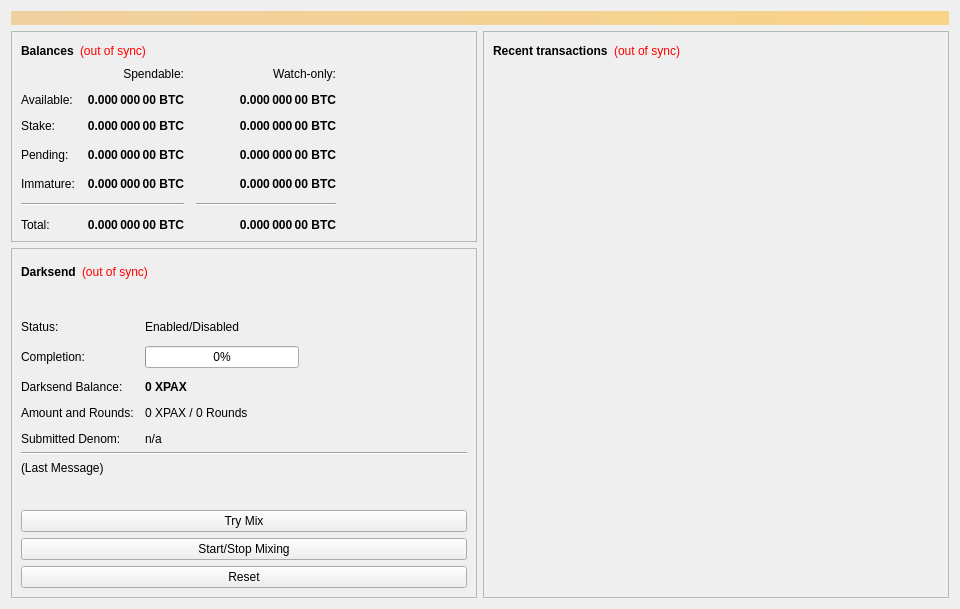
<?xml version="1.0" encoding="UTF-8"?>
<ui version="4.0">
 <class>OverviewPage</class>
 <widget class="QWidget" name="OverviewPage">
  <property name="geometry">
   <rect>
    <x>0</x>
    <y>0</y>
    <width>960</width>
    <height>594</height>
   </rect>
  </property>
  <property name="minimumSize">
   <size>
    <width>960</width>
    <height>0</height>
   </size>
  </property>
  <property name="windowTitle">
   <string>Form</string>
  </property>
  <layout class="QVBoxLayout" name="topLayout">
   <item>
    <widget class="QLabel" name="labelAlerts">
     <property name="visible">
      <bool>false</bool>
     </property>
     <property name="styleSheet">
      <string notr="true">background-color: qlineargradient(x1: 0, y1: 0, x2: 1, y2: 0, stop:0 #F0D0A0, stop:1 #F8D488); color:#000000;</string>
     </property>
     <property name="wordWrap">
      <bool>true</bool>
     </property>
     <property name="margin">
      <number>3</number>
     </property>
    </widget>
   </item>
   <item>
    <layout class="QHBoxLayout" name="horizontalLayout" stretch="1,1">
     <item>
      <layout class="QVBoxLayout" name="verticalLayout_2">
       <item>
        <widget class="QFrame" name="frame">
         <property name="frameShape">
          <enum>QFrame::StyledPanel</enum>
         </property>
         <property name="frameShadow">
          <enum>QFrame::Raised</enum>
         </property>
         <layout class="QVBoxLayout" name="verticalLayout_4">
          <item>
           <layout class="QHBoxLayout" name="horizontalLayout_4">
            <item>
             <widget class="QLabel" name="label_5">
              <property name="font">
               <font>
                <weight>75</weight>
                <bold>true</bold>
               </font>
              </property>
              <property name="text">
               <string>Balances</string>
              </property>
             </widget>
            </item>
            <item>
             <widget class="QLabel" name="labelWalletStatus">
              <property name="cursor">
               <cursorShape>WhatsThisCursor</cursorShape>
              </property>
              <property name="toolTip">
               <string>The displayed information may be out of date. Your wallet automatically synchronizes with the Xpax network after a connection is established, but this process has not completed yet.</string>
              </property>
              <property name="styleSheet">
               <string notr="true">QLabel { color: red; }</string>
              </property>
              <property name="text">
               <string notr="true">(out of sync)</string>
              </property>
              <property name="alignment">
               <set>Qt::AlignLeading|Qt::AlignLeft|Qt::AlignVCenter</set>
              </property>
             </widget>
            </item>
            <item>
             <spacer name="horizontalSpacer_3">
              <property name="orientation">
               <enum>Qt::Horizontal</enum>
              </property>
              <property name="sizeHint" stdset="0">
               <size>
                <width>40</width>
                <height>20</height>
               </size>
              </property>
             </spacer>
            </item>
           </layout>
          </item>
          <item>
           <layout class="QGridLayout" name="gridLayout">
            <property name="spacing">
             <number>12</number>
            </property>
            <item row="3" column="2">
             <widget class="QLabel" name="labelWatchPending">
              <property name="font">
               <font>
                <weight>75</weight>
                <bold>true</bold>
               </font>
              </property>
              <property name="cursor">
               <cursorShape>IBeamCursor</cursorShape>
              </property>
              <property name="toolTip">
               <string>Unconfirmed transactions to watch-only addresses</string>
              </property>
              <property name="text">
               <string notr="true">0.000 000 00 BTC</string>
              </property>
              <property name="alignment">
               <set>Qt::AlignRight|Qt::AlignTrailing|Qt::AlignVCenter</set>
              </property>
              <property name="textInteractionFlags">
               <set>Qt::LinksAccessibleByMouse|Qt::TextSelectableByKeyboard|Qt::TextSelectableByMouse</set>
              </property>
             </widget>
            </item>
            <item row="3" column="1">
             <widget class="QLabel" name="labelUnconfirmed">
              <property name="font">
               <font>
                <weight>75</weight>
                <bold>true</bold>
               </font>
              </property>
              <property name="cursor">
               <cursorShape>IBeamCursor</cursorShape>
              </property>
              <property name="toolTip">
               <string>Total of transactions that have yet to be confirmed, and do not yet count toward the spendable balance</string>
              </property>
              <property name="text">
               <string notr="true">0.000 000 00 BTC</string>
              </property>
              <property name="alignment">
               <set>Qt::AlignRight|Qt::AlignTrailing|Qt::AlignVCenter</set>
              </property>
              <property name="textInteractionFlags">
               <set>Qt::LinksAccessibleByMouse|Qt::TextSelectableByKeyboard|Qt::TextSelectableByMouse</set>
              </property>
             </widget>
            </item>
            <item row="4" column="2">
             <widget class="QLabel" name="labelWatchImmature">
              <property name="font">
               <font>
                <weight>75</weight>
                <bold>true</bold>
               </font>
              </property>
              <property name="cursor">
               <cursorShape>IBeamCursor</cursorShape>
              </property>
              <property name="toolTip">
               <string>Mined balance in watch-only addresses that has not yet matured</string>
              </property>
              <property name="text">
               <string notr="true">0.000 000 00 BTC</string>
              </property>
              <property name="alignment">
               <set>Qt::AlignRight|Qt::AlignTrailing|Qt::AlignVCenter</set>
              </property>
              <property name="textInteractionFlags">
               <set>Qt::LinksAccessibleByMouse|Qt::TextSelectableByKeyboard|Qt::TextSelectableByMouse</set>
              </property>
             </widget>
            </item>
            <item row="5" column="0" colspan="2">
             <widget class="Line" name="lineSpendableBalance">
              <property name="orientation">
               <enum>Qt::Horizontal</enum>
              </property>
             </widget>
            </item>
            <item row="5" column="2">
             <widget class="Line" name="lineWatchBalance">
              <property name="sizePolicy">
               <sizepolicy hsizetype="Preferred" vsizetype="Fixed">
                <horstretch>0</horstretch>
                <verstretch>0</verstretch>
               </sizepolicy>
              </property>
              <property name="minimumSize">
               <size>
                <width>140</width>
                <height>0</height>
               </size>
              </property>
              <property name="orientation">
               <enum>Qt::Horizontal</enum>
              </property>
             </widget>
            </item>
            <item row="6" column="0">
             <widget class="QLabel" name="labelTotalText">
              <property name="text">
               <string>Total:</string>
              </property>
             </widget>
            </item>
            <item row="4" column="1">
             <widget class="QLabel" name="labelImmature">
              <property name="font">
               <font>
                <weight>75</weight>
                <bold>true</bold>
               </font>
              </property>
              <property name="cursor">
               <cursorShape>IBeamCursor</cursorShape>
              </property>
              <property name="toolTip">
               <string>Mined balance that has not yet matured</string>
              </property>
              <property name="text">
               <string notr="true">0.000 000 00 BTC</string>
              </property>
              <property name="alignment">
               <set>Qt::AlignRight|Qt::AlignTrailing|Qt::AlignVCenter</set>
              </property>
              <property name="textInteractionFlags">
               <set>Qt::LinksAccessibleByMouse|Qt::TextSelectableByKeyboard|Qt::TextSelectableByMouse</set>
              </property>
             </widget>
            </item>
            <item row="3" column="3">
             <spacer name="horizontalSpacer_2">
              <property name="orientation">
               <enum>Qt::Horizontal</enum>
              </property>
              <property name="sizeHint" stdset="0">
               <size>
                <width>40</width>
                <height>20</height>
               </size>
              </property>
             </spacer>
            </item>
            <item row="4" column="0">
             <widget class="QLabel" name="labelImmatureText">
              <property name="text">
               <string>Immature:</string>
              </property>
             </widget>
            </item>
            <item row="6" column="1">
             <widget class="QLabel" name="labelTotal">
              <property name="font">
               <font>
                <weight>75</weight>
                <bold>true</bold>
               </font>
              </property>
              <property name="cursor">
               <cursorShape>IBeamCursor</cursorShape>
              </property>
              <property name="toolTip">
               <string>Your current total balance</string>
              </property>
              <property name="text">
               <string notr="true">0.000 000 00 BTC</string>
              </property>
              <property name="alignment">
               <set>Qt::AlignRight|Qt::AlignTrailing|Qt::AlignVCenter</set>
              </property>
              <property name="textInteractionFlags">
               <set>Qt::LinksAccessibleByMouse|Qt::TextSelectableByKeyboard|Qt::TextSelectableByMouse</set>
              </property>
             </widget>
            </item>
            <item row="6" column="2">
             <widget class="QLabel" name="labelWatchTotal">
              <property name="font">
               <font>
                <weight>75</weight>
                <bold>true</bold>
               </font>
              </property>
              <property name="cursor">
               <cursorShape>IBeamCursor</cursorShape>
              </property>
              <property name="toolTip">
               <string>Current total balance in watch-only addresses</string>
              </property>
              <property name="text">
               <string notr="true">0.000 000 00 BTC</string>
              </property>
              <property name="alignment">
               <set>Qt::AlignRight|Qt::AlignTrailing|Qt::AlignVCenter</set>
              </property>
              <property name="textInteractionFlags">
               <set>Qt::LinksAccessibleByMouse|Qt::TextSelectableByKeyboard|Qt::TextSelectableByMouse</set>
              </property>
             </widget>
            </item>
            <item row="0" column="2">
             <widget class="QLabel" name="labelWatchonly">
              <property name="text">
               <string>Watch-only:</string>
              </property>
              <property name="alignment">
               <set>Qt::AlignRight|Qt::AlignTrailing|Qt::AlignVCenter</set>
              </property>
             </widget>
            </item>
            <item row="1" column="0">
             <widget class="QLabel" name="labelBalanceText">
              <property name="text">
               <string>Available:</string>
              </property>
             </widget>
            </item>
            <item row="1" column="1">
             <widget class="QLabel" name="labelBalance">
              <property name="font">
               <font>
                <weight>75</weight>
                <bold>true</bold>
               </font>
              </property>
              <property name="cursor">
               <cursorShape>IBeamCursor</cursorShape>
              </property>
              <property name="toolTip">
               <string>Your current spendable balance</string>
              </property>
              <property name="text">
               <string notr="true">0.000 000 00 BTC</string>
              </property>
              <property name="alignment">
               <set>Qt::AlignRight|Qt::AlignTrailing|Qt::AlignVCenter</set>
              </property>
              <property name="textInteractionFlags">
               <set>Qt::LinksAccessibleByMouse|Qt::TextSelectableByKeyboard|Qt::TextSelectableByMouse</set>
              </property>
             </widget>
            </item>
            <item row="2" column="0">
             <widget class="QLabel" name="label_10">
              <property name="text">
               <string>Stake:</string>
              </property>
             </widget>
            </item>
            <item row="2" column="1">
             <widget class="QLabel" name="labelStake">
              <property name="font">
               <font>
                <weight>75</weight>
                <bold>true</bold>
               </font>
              </property>
              <property name="cursor">
               <cursorShape>IBeamCursor</cursorShape>
              </property>
              <property name="toolTip">
               <string>Total of coins that was staked, and do not yet count toward the current balance</string>
              </property>
              <property name="text">
               <string notr="true">0.000 000 00 BTC</string>
              </property>
              <property name="alignment">
               <set>Qt::AlignRight|Qt::AlignTrailing|Qt::AlignVCenter</set>
              </property>
              <property name="textInteractionFlags">
               <set>Qt::LinksAccessibleByMouse|Qt::TextSelectableByKeyboard|Qt::TextSelectableByMouse</set>
              </property>
             </widget>
            </item>
            <item row="2" column="2">
             <widget class="QLabel" name="labelWatchStake">
              <property name="font">
               <font>
                <weight>75</weight>
                <bold>true</bold>
               </font>
              </property>
              <property name="cursor">
               <cursorShape>IBeamCursor</cursorShape>
              </property>
              <property name="toolTip">
               <string>Total of coins that was staked in watch-only addresses, and do not yet count toward the current watch-only balance</string>
              </property>
              <property name="text">
               <string notr="true">0.000 000 00 BTC</string>
              </property>
              <property name="alignment">
               <set>Qt::AlignRight|Qt::AlignTrailing|Qt::AlignVCenter</set>
              </property>
              <property name="textInteractionFlags">
               <set>Qt::LinksAccessibleByMouse|Qt::TextSelectableByKeyboard|Qt::TextSelectableByMouse</set>
              </property>
             </widget>
            </item>
            <item row="1" column="2">
             <widget class="QLabel" name="labelWatchAvailable">
              <property name="font">
               <font>
                <weight>75</weight>
                <bold>true</bold>
               </font>
              </property>
              <property name="cursor">
               <cursorShape>IBeamCursor</cursorShape>
              </property>
              <property name="toolTip">
               <string>Your current balance in watch-only addresses</string>
              </property>
              <property name="text">
               <string notr="true">0.000 000 00 BTC</string>
              </property>
              <property name="alignment">
               <set>Qt::AlignRight|Qt::AlignTrailing|Qt::AlignVCenter</set>
              </property>
              <property name="textInteractionFlags">
               <set>Qt::LinksAccessibleByMouse|Qt::TextSelectableByKeyboard|Qt::TextSelectableByMouse</set>
              </property>
             </widget>
            </item>
            <item row="3" column="0">
             <widget class="QLabel" name="labelPendingText">
              <property name="text">
               <string>Pending:</string>
              </property>
             </widget>
            </item>
            <item row="0" column="1">
             <widget class="QLabel" name="labelSpendable">
              <property name="text">
               <string>Spendable:</string>
              </property>
              <property name="alignment">
               <set>Qt::AlignRight|Qt::AlignTrailing|Qt::AlignVCenter</set>
              </property>
             </widget>
            </item>
           </layout>
          </item>
         </layout>
        </widget>
       </item>
       <item>
        <widget class="QFrame" name="frameDarksend">
         <property name="sizePolicy">
          <sizepolicy hsizetype="Expanding" vsizetype="Expanding">
           <horstretch>0</horstretch>
           <verstretch>0</verstretch>
          </sizepolicy>
         </property>
         <property name="minimumSize">
          <size>
           <width>0</width>
           <height>350</height>
          </size>
         </property>
         <property name="layoutDirection">
          <enum>Qt::LeftToRight</enum>
         </property>
         <property name="frameShape">
          <enum>QFrame::StyledPanel</enum>
         </property>
         <property name="frameShadow">
          <enum>QFrame::Raised</enum>
         </property>
         <layout class="QVBoxLayout" name="verticalLayout_5">
          <item>
           <layout class="QHBoxLayout" name="horizontalLayout_5">
            <item>
             <widget class="QLabel" name="label_2">
              <property name="font">
               <font>
                <weight>75</weight>
                <bold>true</bold>
               </font>
              </property>
              <property name="text">
               <string>Darksend</string>
              </property>
             </widget>
            </item>
            <item>
             <widget class="QLabel" name="labelDarksendSyncStatus">
              <property name="toolTip">
               <string>The displayed information may be out of date. Your wallet automatically synchronizes with the Xpax network after a connection is established, but this process has not completed yet.</string>
              </property>
              <property name="styleSheet">
               <string notr="true">QLabel { color: red; }</string>
              </property>
              <property name="text">
               <string notr="true">(out of sync)</string>
              </property>
              <property name="alignment">
               <set>Qt::AlignLeading|Qt::AlignLeft|Qt::AlignVCenter</set>
              </property>
             </widget>
            </item>
            <item>
             <spacer name="horizontalSpacer_4">
              <property name="orientation">
               <enum>Qt::Horizontal</enum>
              </property>
              <property name="sizeHint" stdset="0">
               <size>
                <width>40</width>
                <height>20</height>
               </size>
              </property>
             </spacer>
            </item>
           </layout>
          </item>
          <item>
           <widget class="QPushButton" name="runAutoDenom">
            <property name="palette">
             <palette>
              <active>
               <colorrole role="WindowText">
                <brush brushstyle="SolidPattern">
                 <color alpha="255">
                  <red>0</red>
                  <green>0</green>
                  <blue>0</blue>
                 </color>
                </brush>
               </colorrole>
               <colorrole role="Button">
                <brush brushstyle="SolidPattern">
                 <color alpha="255">
                  <red>239</red>
                  <green>238</green>
                  <blue>238</blue>
                 </color>
                </brush>
               </colorrole>
               <colorrole role="Light">
                <brush brushstyle="SolidPattern">
                 <color alpha="255">
                  <red>255</red>
                  <green>255</green>
                  <blue>255</blue>
                 </color>
                </brush>
               </colorrole>
               <colorrole role="Midlight">
                <brush brushstyle="SolidPattern">
                 <color alpha="255">
                  <red>247</red>
                  <green>246</green>
                  <blue>246</blue>
                 </color>
                </brush>
               </colorrole>
               <colorrole role="Dark">
                <brush brushstyle="SolidPattern">
                 <color alpha="255">
                  <red>119</red>
                  <green>119</green>
                  <blue>119</blue>
                 </color>
                </brush>
               </colorrole>
               <colorrole role="Mid">
                <brush brushstyle="SolidPattern">
                 <color alpha="255">
                  <red>159</red>
                  <green>159</green>
                  <blue>159</blue>
                 </color>
                </brush>
               </colorrole>
               <colorrole role="Text">
                <brush brushstyle="SolidPattern">
                 <color alpha="255">
                  <red>0</red>
                  <green>0</green>
                  <blue>0</blue>
                 </color>
                </brush>
               </colorrole>
               <colorrole role="BrightText">
                <brush brushstyle="SolidPattern">
                 <color alpha="255">
                  <red>255</red>
                  <green>255</green>
                  <blue>255</blue>
                 </color>
                </brush>
               </colorrole>
               <colorrole role="ButtonText">
                <brush brushstyle="SolidPattern">
                 <color alpha="255">
                  <red>0</red>
                  <green>0</green>
                  <blue>0</blue>
                 </color>
                </brush>
               </colorrole>
               <colorrole role="Base">
                <brush brushstyle="SolidPattern">
                 <color alpha="255">
                  <red>255</red>
                  <green>255</green>
                  <blue>255</blue>
                 </color>
                </brush>
               </colorrole>
               <colorrole role="Window">
                <brush brushstyle="SolidPattern">
                 <color alpha="255">
                  <red>239</red>
                  <green>238</green>
                  <blue>238</blue>
                 </color>
                </brush>
               </colorrole>
               <colorrole role="Shadow">
                <brush brushstyle="SolidPattern">
                 <color alpha="255">
                  <red>0</red>
                  <green>0</green>
                  <blue>0</blue>
                 </color>
                </brush>
               </colorrole>
               <colorrole role="AlternateBase">
                <brush brushstyle="SolidPattern">
                 <color alpha="255">
                  <red>247</red>
                  <green>246</green>
                  <blue>246</blue>
                 </color>
                </brush>
               </colorrole>
               <colorrole role="ToolTipBase">
                <brush brushstyle="SolidPattern">
                 <color alpha="255">
                  <red>255</red>
                  <green>255</green>
                  <blue>220</blue>
                 </color>
                </brush>
               </colorrole>
               <colorrole role="ToolTipText">
                <brush brushstyle="SolidPattern">
                 <color alpha="255">
                  <red>0</red>
                  <green>0</green>
                  <blue>0</blue>
                 </color>
                </brush>
               </colorrole>
              </active>
              <inactive>
               <colorrole role="WindowText">
                <brush brushstyle="SolidPattern">
                 <color alpha="255">
                  <red>0</red>
                  <green>0</green>
                  <blue>0</blue>
                 </color>
                </brush>
               </colorrole>
               <colorrole role="Button">
                <brush brushstyle="SolidPattern">
                 <color alpha="255">
                  <red>239</red>
                  <green>238</green>
                  <blue>238</blue>
                 </color>
                </brush>
               </colorrole>
               <colorrole role="Light">
                <brush brushstyle="SolidPattern">
                 <color alpha="255">
                  <red>255</red>
                  <green>255</green>
                  <blue>255</blue>
                 </color>
                </brush>
               </colorrole>
               <colorrole role="Midlight">
                <brush brushstyle="SolidPattern">
                 <color alpha="255">
                  <red>247</red>
                  <green>246</green>
                  <blue>246</blue>
                 </color>
                </brush>
               </colorrole>
               <colorrole role="Dark">
                <brush brushstyle="SolidPattern">
                 <color alpha="255">
                  <red>119</red>
                  <green>119</green>
                  <blue>119</blue>
                 </color>
                </brush>
               </colorrole>
               <colorrole role="Mid">
                <brush brushstyle="SolidPattern">
                 <color alpha="255">
                  <red>159</red>
                  <green>159</green>
                  <blue>159</blue>
                 </color>
                </brush>
               </colorrole>
               <colorrole role="Text">
                <brush brushstyle="SolidPattern">
                 <color alpha="255">
                  <red>0</red>
                  <green>0</green>
                  <blue>0</blue>
                 </color>
                </brush>
               </colorrole>
               <colorrole role="BrightText">
                <brush brushstyle="SolidPattern">
                 <color alpha="255">
                  <red>255</red>
                  <green>255</green>
                  <blue>255</blue>
                 </color>
                </brush>
               </colorrole>
               <colorrole role="ButtonText">
                <brush brushstyle="SolidPattern">
                 <color alpha="255">
                  <red>0</red>
                  <green>0</green>
                  <blue>0</blue>
                 </color>
                </brush>
               </colorrole>
               <colorrole role="Base">
                <brush brushstyle="SolidPattern">
                 <color alpha="255">
                  <red>255</red>
                  <green>255</green>
                  <blue>255</blue>
                 </color>
                </brush>
               </colorrole>
               <colorrole role="Window">
                <brush brushstyle="SolidPattern">
                 <color alpha="255">
                  <red>239</red>
                  <green>238</green>
                  <blue>238</blue>
                 </color>
                </brush>
               </colorrole>
               <colorrole role="Shadow">
                <brush brushstyle="SolidPattern">
                 <color alpha="255">
                  <red>0</red>
                  <green>0</green>
                  <blue>0</blue>
                 </color>
                </brush>
               </colorrole>
               <colorrole role="AlternateBase">
                <brush brushstyle="SolidPattern">
                 <color alpha="255">
                  <red>247</red>
                  <green>246</green>
                  <blue>246</blue>
                 </color>
                </brush>
               </colorrole>
               <colorrole role="ToolTipBase">
                <brush brushstyle="SolidPattern">
                 <color alpha="255">
                  <red>255</red>
                  <green>255</green>
                  <blue>220</blue>
                 </color>
                </brush>
               </colorrole>
               <colorrole role="ToolTipText">
                <brush brushstyle="SolidPattern">
                 <color alpha="255">
                  <red>0</red>
                  <green>0</green>
                  <blue>0</blue>
                 </color>
                </brush>
               </colorrole>
              </inactive>
              <disabled>
               <colorrole role="WindowText">
                <brush brushstyle="SolidPattern">
                 <color alpha="255">
                  <red>119</red>
                  <green>119</green>
                  <blue>119</blue>
                 </color>
                </brush>
               </colorrole>
               <colorrole role="Button">
                <brush brushstyle="SolidPattern">
                 <color alpha="255">
                  <red>239</red>
                  <green>238</green>
                  <blue>238</blue>
                 </color>
                </brush>
               </colorrole>
               <colorrole role="Light">
                <brush brushstyle="SolidPattern">
                 <color alpha="255">
                  <red>255</red>
                  <green>255</green>
                  <blue>255</blue>
                 </color>
                </brush>
               </colorrole>
               <colorrole role="Midlight">
                <brush brushstyle="SolidPattern">
                 <color alpha="255">
                  <red>247</red>
                  <green>246</green>
                  <blue>246</blue>
                 </color>
                </brush>
               </colorrole>
               <colorrole role="Dark">
                <brush brushstyle="SolidPattern">
                 <color alpha="255">
                  <red>119</red>
                  <green>119</green>
                  <blue>119</blue>
                 </color>
                </brush>
               </colorrole>
               <colorrole role="Mid">
                <brush brushstyle="SolidPattern">
                 <color alpha="255">
                  <red>159</red>
                  <green>159</green>
                  <blue>159</blue>
                 </color>
                </brush>
               </colorrole>
               <colorrole role="Text">
                <brush brushstyle="SolidPattern">
                 <color alpha="255">
                  <red>119</red>
                  <green>119</green>
                  <blue>119</blue>
                 </color>
                </brush>
               </colorrole>
               <colorrole role="BrightText">
                <brush brushstyle="SolidPattern">
                 <color alpha="255">
                  <red>255</red>
                  <green>255</green>
                  <blue>255</blue>
                 </color>
                </brush>
               </colorrole>
               <colorrole role="ButtonText">
                <brush brushstyle="SolidPattern">
                 <color alpha="255">
                  <red>119</red>
                  <green>119</green>
                  <blue>119</blue>
                 </color>
                </brush>
               </colorrole>
               <colorrole role="Base">
                <brush brushstyle="SolidPattern">
                 <color alpha="255">
                  <red>239</red>
                  <green>238</green>
                  <blue>238</blue>
                 </color>
                </brush>
               </colorrole>
               <colorrole role="Window">
                <brush brushstyle="SolidPattern">
                 <color alpha="255">
                  <red>239</red>
                  <green>238</green>
                  <blue>238</blue>
                 </color>
                </brush>
               </colorrole>
               <colorrole role="Shadow">
                <brush brushstyle="SolidPattern">
                 <color alpha="255">
                  <red>0</red>
                  <green>0</green>
                  <blue>0</blue>
                 </color>
                </brush>
               </colorrole>
               <colorrole role="AlternateBase">
                <brush brushstyle="SolidPattern">
                 <color alpha="255">
                  <red>239</red>
                  <green>238</green>
                  <blue>238</blue>
                 </color>
                </brush>
               </colorrole>
               <colorrole role="ToolTipBase">
                <brush brushstyle="SolidPattern">
                 <color alpha="255">
                  <red>255</red>
                  <green>255</green>
                  <blue>220</blue>
                 </color>
                </brush>
               </colorrole>
               <colorrole role="ToolTipText">
                <brush brushstyle="SolidPattern">
                 <color alpha="255">
                  <red>0</red>
                  <green>0</green>
                  <blue>0</blue>
                 </color>
                </brush>
               </colorrole>
              </disabled>
             </palette>
            </property>
            <property name="focusPolicy">
             <enum>Qt::NoFocus</enum>
            </property>
            <property name="autoFillBackground">
             <bool>true</bool>
            </property>
            <property name="text">
             <string/>
            </property>
            <property name="flat">
             <bool>true</bool>
            </property>
           </widget>
          </item>
          <item>
           <layout class="QFormLayout" name="formLayout">
            <property name="fieldGrowthPolicy">
             <enum>QFormLayout::AllNonFixedFieldsGrow</enum>
            </property>
            <property name="horizontalSpacing">
             <number>11</number>
            </property>
            <property name="verticalSpacing">
             <number>12</number>
            </property>
            <item row="0" column="0">
             <widget class="QLabel" name="label_6">
              <property name="text">
               <string>Status:</string>
              </property>
             </widget>
            </item>
            <item row="1" column="0">
             <widget class="QLabel" name="label_7">
              <property name="text">
               <string>Completion:</string>
              </property>
             </widget>
            </item>
            <item row="1" column="1">
             <widget class="QProgressBar" name="darksendProgress">
              <property name="maximumSize">
               <size>
                <width>154</width>
                <height>16777215</height>
               </size>
              </property>
              <property name="value">
               <number>0</number>
              </property>
             </widget>
            </item>
            <item row="3" column="0">
             <widget class="QLabel" name="labelAnonymizedText">
              <property name="text">
               <string>Darksend Balance:</string>
              </property>
             </widget>
            </item>
            <item row="3" column="1">
             <widget class="QLabel" name="labelAnonymized">
              <property name="font">
               <font>
                <weight>75</weight>
                <bold>true</bold>
               </font>
              </property>
              <property name="text">
               <string notr="true">0 XPAX</string>
              </property>
             </widget>
            </item>
            <item row="4" column="0">
             <widget class="QLabel" name="label_8">
              <property name="text">
               <string>Amount and Rounds:</string>
              </property>
             </widget>
            </item>
            <item row="4" column="1">
             <widget class="QLabel" name="labelAmountRounds">
              <property name="text">
               <string>0 XPAX &#47; 0 Rounds</string>
              </property>
             </widget>
            </item>
            <item row="5" column="0">
             <widget class="QLabel" name="label_9">
              <property name="text">
               <string>Submitted Denom:</string>
              </property>
             </widget>
            </item>
            <item row="5" column="1">
             <widget class="QLabel" name="labelSubmittedDenom">
              <property name="toolTip">
               <string>The denominations you submitted to the Masternode.&lt;br&gt;To mix, other users must submit the exact same denominations.</string>
              </property>
              <property name="text">
               <string>n/a</string>
              </property>
             </widget>
            </item>
            <item row="0" column="1">
             <widget class="QLabel" name="darksendEnabled">
              <property name="text">
               <string>Enabled/Disabled</string>
              </property>
             </widget>
            </item>
           </layout>
          </item>
          <item>
           <widget class="Line" name="lineLastMessage">
            <property name="orientation">
             <enum>Qt::Horizontal</enum>
            </property>
           </widget>
          </item>
          <item>
           <widget class="QLabel" name="darksendStatus">
            <property name="minimumSize">
             <size>
              <width>288</width>
              <height>43</height>
             </size>
            </property>
            <property name="text">
             <string>(Last Message)</string>
            </property>
            <property name="alignment">
             <set>Qt::AlignLeading|Qt::AlignLeft|Qt::AlignTop</set>
            </property>
            <property name="wordWrap">
             <bool>true</bool>
            </property>
           </widget>
          </item>
          <item>
           <widget class="QPushButton" name="darksendAuto">
            <property name="sizePolicy">
             <sizepolicy hsizetype="MinimumExpanding" vsizetype="Fixed">
              <horstretch>0</horstretch>
              <verstretch>0</verstretch>
             </sizepolicy>
            </property>
            <property name="toolTip">
             <string>Try to manually submit a Darksend request.</string>
            </property>
            <property name="text">
             <string>Try Mix</string>
            </property>
           </widget>
          </item>
          <item>
           <widget class="QPushButton" name="toggleDarksend">
            <property name="sizePolicy">
             <sizepolicy hsizetype="MinimumExpanding" vsizetype="Fixed">
              <horstretch>0</horstretch>
              <verstretch>0</verstretch>
             </sizepolicy>
            </property>
            <property name="text">
             <string>Start/Stop Mixing</string>
            </property>
           </widget>
          </item>
          <item>
           <widget class="QPushButton" name="darksendReset">
            <property name="sizePolicy">
             <sizepolicy hsizetype="MinimumExpanding" vsizetype="Fixed">
              <horstretch>0</horstretch>
              <verstretch>0</verstretch>
             </sizepolicy>
            </property>
            <property name="toolTip">
             <string>Reset the current status of Darksend (can interrupt Darksend if it's in the process of Mixing, which can cost you money!)</string>
            </property>
            <property name="autoFillBackground">
             <bool>false</bool>
            </property>
            <property name="text">
             <string>Reset</string>
            </property>
           </widget>
          </item>
         </layout>
        </widget>
       </item>
       <item>
        <spacer name="verticalSpacer">
         <property name="orientation">
          <enum>Qt::Vertical</enum>
         </property>
         <property name="sizeHint" stdset="0">
          <size>
           <width>20</width>
           <height>40</height>
          </size>
         </property>
        </spacer>
       </item>
      </layout>
     </item>
     <item>
      <layout class="QVBoxLayout" name="verticalLayout_3">
       <item>
        <widget class="QFrame" name="frame_2">
         <property name="frameShape">
          <enum>QFrame::StyledPanel</enum>
         </property>
         <property name="frameShadow">
          <enum>QFrame::Raised</enum>
         </property>
         <layout class="QVBoxLayout" name="verticalLayout">
          <item>
           <layout class="QHBoxLayout" name="horizontalLayout_2">
            <item>
             <widget class="QLabel" name="label_4">
              <property name="font">
               <font>
                <weight>75</weight>
                <bold>true</bold>
               </font>
              </property>
              <property name="text">
               <string>Recent transactions</string>
              </property>
             </widget>
            </item>
            <item>
             <widget class="QLabel" name="labelTransactionsStatus">
              <property name="cursor">
               <cursorShape>WhatsThisCursor</cursorShape>
              </property>
              <property name="toolTip">
               <string>The displayed information may be out of date. Your wallet automatically synchronizes with the Xpax network after a connection is established, but this process has not completed yet.</string>
              </property>
              <property name="styleSheet">
               <string notr="true">QLabel { color: red; }</string>
              </property>
              <property name="text">
               <string notr="true">(out of sync)</string>
              </property>
              <property name="alignment">
               <set>Qt::AlignRight|Qt::AlignTrailing|Qt::AlignVCenter</set>
              </property>
             </widget>
            </item>
            <item>
             <spacer name="horizontalSpacer">
              <property name="orientation">
               <enum>Qt::Horizontal</enum>
              </property>
              <property name="sizeHint" stdset="0">
               <size>
                <width>40</width>
                <height>20</height>
               </size>
              </property>
             </spacer>
            </item>
           </layout>
          </item>
          <item>
           <widget class="QListView" name="listTransactions">
            <property name="styleSheet">
             <string notr="true">QListView { background: transparent; }</string>
            </property>
            <property name="frameShape">
             <enum>QFrame::NoFrame</enum>
            </property>
            <property name="verticalScrollBarPolicy">
             <enum>Qt::ScrollBarAlwaysOff</enum>
            </property>
            <property name="horizontalScrollBarPolicy">
             <enum>Qt::ScrollBarAlwaysOff</enum>
            </property>
            <property name="selectionMode">
             <enum>QAbstractItemView::NoSelection</enum>
            </property>
           </widget>
          </item>
         </layout>
        </widget>
       </item>
      </layout>
     </item>
    </layout>
   </item>
  </layout>
 </widget>
 <resources/>
 <connections/>
</ui>
